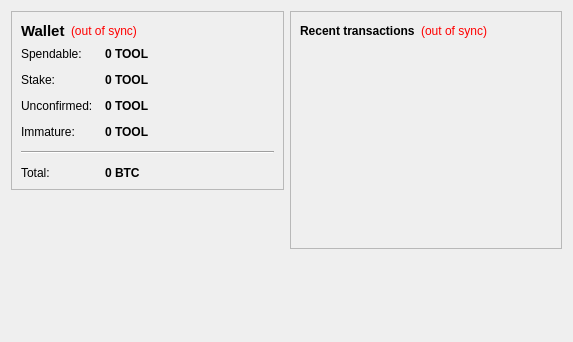
<?xml version="1.0" encoding="UTF-8"?>
<ui version="4.0">
 <class>OverviewPage</class>
 <widget class="QWidget" name="OverviewPage">
  <property name="geometry">
   <rect>
    <x>0</x>
    <y>0</y>
    <width>573</width>
    <height>342</height>
   </rect>
  </property>
  <property name="windowTitle">
   <string>Form</string>
  </property>
  <layout class="QHBoxLayout" name="horizontalLayout" stretch="1,1">
   <item>
    <layout class="QVBoxLayout" name="verticalLayout_2">
     <item>
      <widget class="QFrame" name="frame">
       <property name="frameShape">
        <enum>QFrame::StyledPanel</enum>
       </property>
       <property name="frameShadow">
        <enum>QFrame::Raised</enum>
       </property>
       <layout class="QVBoxLayout" name="verticalLayout_4">
        <item>
         <layout class="QHBoxLayout" name="horizontalLayout_4">
          <item>
           <widget class="QLabel" name="label_5">
            <property name="font">
             <font>
              <pointsize>11</pointsize>
              <weight>75</weight>
              <bold>true</bold>
             </font>
            </property>
            <property name="text">
             <string>Wallet</string>
            </property>
           </widget>
          </item>
          <item>
           <widget class="QLabel" name="labelWalletStatus">
            <property name="toolTip">
             <string>The displayed information may be out of date. Your wallet automatically synchronizes with the TOOLCOIN network after a connection is established, but this process has not completed yet.</string>
            </property>
            <property name="styleSheet">
             <string notr="true">QLabel { color: red; }</string>
            </property>
            <property name="text">
             <string notr="true">(out of sync)</string>
            </property>
            <property name="alignment">
             <set>Qt::AlignLeading|Qt::AlignLeft|Qt::AlignVCenter</set>
            </property>
           </widget>
          </item>
          <item>
           <spacer name="horizontalSpacer_2">
            <property name="orientation">
             <enum>Qt::Horizontal</enum>
            </property>
            <property name="sizeHint" stdset="0">
             <size>
              <width>40</width>
              <height>20</height>
             </size>
            </property>
           </spacer>
          </item>
         </layout>
        </item>
        <item>
         <layout class="QFormLayout" name="formLayout_2">
          <property name="fieldGrowthPolicy">
           <enum>QFormLayout::AllNonFixedFieldsGrow</enum>
          </property>
          <property name="horizontalSpacing">
           <number>12</number>
          </property>
          <property name="verticalSpacing">
           <number>12</number>
          </property>
          <item row="0" column="0">
           <widget class="QLabel" name="label">
            <property name="text">
             <string>Spendable:</string>
            </property>
           </widget>
          </item>
          <item row="0" column="1">
           <widget class="QLabel" name="labelBalance">
            <property name="font">
             <font>
              <weight>75</weight>
              <bold>true</bold>
             </font>
            </property>
            <property name="cursor">
             <cursorShape>IBeamCursor</cursorShape>
            </property>
            <property name="toolTip">
             <string>Your current spendable balance</string>
            </property>
            <property name="text">
             <string notr="true">0 TOOL</string>
            </property>
            <property name="textInteractionFlags">
             <set>Qt::LinksAccessibleByMouse|Qt::TextSelectableByKeyboard|Qt::TextSelectableByMouse</set>
            </property>
           </widget>
          </item>
          <item row="1" column="0">
           <widget class="QLabel" name="label_6">
            <property name="text">
             <string>Stake:</string>
            </property>
           </widget>
          </item>
          <item row="1" column="1">
           <widget class="QLabel" name="labelStake">
            <property name="font">
             <font>
              <weight>75</weight>
              <bold>true</bold>
             </font>
            </property>
            <property name="cursor">
             <cursorShape>IBeamCursor</cursorShape>
            </property>
            <property name="toolTip">
             <string>Total of coins that was staked, and do not yet count toward the current balance</string>
            </property>
            <property name="text">
             <string notr="true">0 TOOL</string>
            </property>
            <property name="textInteractionFlags">
             <set>Qt::LinksAccessibleByMouse|Qt::TextSelectableByKeyboard|Qt::TextSelectableByMouse</set>
            </property>
           </widget>
          </item>
          <item row="2" column="0">
           <widget class="QLabel" name="label_3">
            <property name="text">
             <string>Unconfirmed:</string>
            </property>
           </widget>
          </item>
          <item row="2" column="1">
           <widget class="QLabel" name="labelUnconfirmed">
            <property name="font">
             <font>
              <weight>75</weight>
              <bold>true</bold>
             </font>
            </property>
            <property name="cursor">
             <cursorShape>IBeamCursor</cursorShape>
            </property>
            <property name="toolTip">
             <string>Total of transactions that have yet to be confirmed, and do not yet count toward the current balance</string>
            </property>
            <property name="text">
             <string notr="true">0 TOOL</string>
            </property>
            <property name="textInteractionFlags">
             <set>Qt::LinksAccessibleByMouse|Qt::TextSelectableByKeyboard|Qt::TextSelectableByMouse</set>
            </property>
           </widget>
          </item>
          <item row="3" column="0">
           <widget class="QLabel" name="labelImmatureText">
            <property name="text">
             <string>Immature:</string>
            </property>
           </widget>
          </item>
          <item row="3" column="1">
           <widget class="QLabel" name="labelImmature">
            <property name="font">
             <font>
              <weight>75</weight>
              <bold>true</bold>
             </font>
            </property>
            <property name="toolTip">
             <string>Mined balance that has not yet matured</string>
            </property>
            <property name="text">
             <string notr="true">0 TOOL</string>
            </property>
            <property name="textInteractionFlags">
             <set>Qt::LinksAccessibleByMouse|Qt::TextSelectableByKeyboard|Qt::TextSelectableByMouse</set>
            </property>
           </widget>
          </item>
          <item row="4" column="0" colspan="2">
           <widget class="Line" name="line">
            <property name="orientation">
             <enum>Qt::Horizontal</enum>
            </property>
           </widget>
          </item>
          <item row="5" column="0">
           <widget class="QLabel" name="labelTotalText">
            <property name="text">
             <string>Total:</string>
            </property>
           </widget>
          </item>
          <item row="5" column="1">
           <widget class="QLabel" name="labelTotal">
            <property name="font">
             <font>
              <weight>75</weight>
              <bold>true</bold>
             </font>
            </property>
            <property name="cursor">
             <cursorShape>IBeamCursor</cursorShape>
            </property>
            <property name="toolTip">
             <string>Your current total balance</string>
            </property>
            <property name="text">
             <string notr="true">0 BTC</string>
            </property>
            <property name="textInteractionFlags">
             <set>Qt::LinksAccessibleByMouse|Qt::TextSelectableByKeyboard|Qt::TextSelectableByMouse</set>
            </property>
           </widget>
          </item>
         </layout>
        </item>
       </layout>
      </widget>
     </item>
     <item>
      <spacer name="verticalSpacer">
       <property name="orientation">
        <enum>Qt::Vertical</enum>
       </property>
       <property name="sizeHint" stdset="0">
        <size>
         <width>20</width>
         <height>40</height>
        </size>
       </property>
      </spacer>
     </item>
    </layout>
   </item>
   <item>
    <layout class="QVBoxLayout" name="verticalLayout_3">
     <item>
      <widget class="QFrame" name="frame_2">
       <property name="frameShape">
        <enum>QFrame::StyledPanel</enum>
       </property>
       <property name="frameShadow">
        <enum>QFrame::Raised</enum>
       </property>
       <layout class="QVBoxLayout" name="verticalLayout">
        <item>
         <layout class="QHBoxLayout" name="horizontalLayout_2">
          <item>
           <widget class="QLabel" name="label_4">
            <property name="text">
             <string>&lt;b&gt;Recent transactions&lt;/b&gt;</string>
            </property>
           </widget>
          </item>
          <item>
           <widget class="QLabel" name="labelTransactionsStatus">
            <property name="toolTip">
             <string>The displayed information may be out of date. Your wallet automatically synchronizes with the TOOLCOIN network after a connection is established, but this process has not completed yet.</string>
            </property>
            <property name="styleSheet">
             <string notr="true">QLabel { color: red; }</string>
            </property>
            <property name="text">
             <string notr="true">(out of sync)</string>
            </property>
            <property name="alignment">
             <set>Qt::AlignRight|Qt::AlignTrailing|Qt::AlignVCenter</set>
            </property>
           </widget>
          </item>
          <item>
           <spacer name="horizontalSpacer">
            <property name="orientation">
             <enum>Qt::Horizontal</enum>
            </property>
            <property name="sizeHint" stdset="0">
             <size>
              <width>40</width>
              <height>20</height>
             </size>
            </property>
           </spacer>
          </item>
         </layout>
        </item>
        <item>
         <widget class="QListView" name="listTransactions">
          <property name="styleSheet">
           <string notr="true">QListView { background: transparent; }</string>
          </property>
          <property name="frameShape">
           <enum>QFrame::NoFrame</enum>
          </property>
          <property name="verticalScrollBarPolicy">
           <enum>Qt::ScrollBarAlwaysOff</enum>
          </property>
          <property name="horizontalScrollBarPolicy">
           <enum>Qt::ScrollBarAlwaysOff</enum>
          </property>
          <property name="selectionMode">
           <enum>QAbstractItemView::NoSelection</enum>
          </property>
         </widget>
        </item>
       </layout>
      </widget>
     </item>
     <item>
      <spacer name="verticalSpacer_2">
       <property name="orientation">
        <enum>Qt::Vertical</enum>
       </property>
       <property name="sizeHint" stdset="0">
        <size>
         <width>20</width>
         <height>40</height>
        </size>
       </property>
      </spacer>
     </item>
    </layout>
   </item>
  </layout>
 </widget>
 <resources/>
 <connections/>
</ui>
